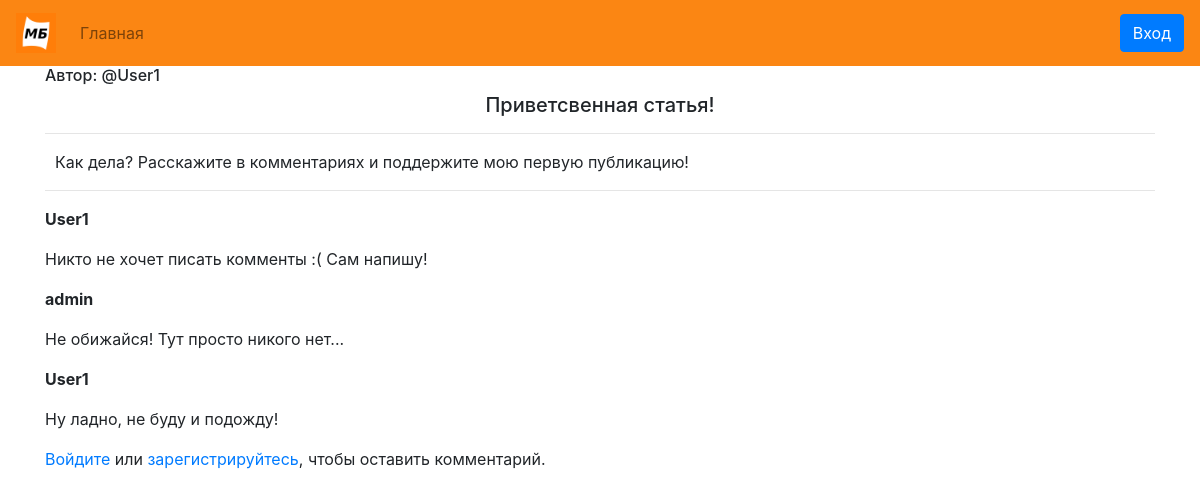
Screenshot of /28/ with the database file from the repository.
### forum/apps/topics/models.py (models this page shows, shortened)
class Topic(models.Model):
	topic_title = models.CharField('Title', max_length = 200, default = '')
	topic_text = models.TextField('Text', default = '')
	author_id = models.IntegerField('Id', default=0)
	class Meta:
		verbose_name = 'Topic'
		verbose_name_plural = 'Topics'

class Comment(models.Model):
	topic = models.ForeignKey(Topic, on_delete = models.CASCADE)
	author_name = models.CharField('Name', max_length=20,  default = '')
	comment_text = models.CharField('Text', max_length = 200, default = '')
	author_id = models.IntegerField('Id', default=0)
	class Meta:
		verbose_name = 'Comment'
		verbose_name_plural = 'Comments'

### forum/apps/topics/views.py (the view)
# urls.py: path('<int:topic_id>/', views.detail, name = 'detail'),
def detail(request, topic_id):
	try:
		topic = Topic.objects.get(id = topic_id)
		name = User.objects.get(id = topic.author_id)
	except:
		raise Http404("Статья не найдена!")
	latest_comments_list = topic.comment_set.order_by('id')
	return render(request, 'topics/detail.html', {'topic': topic, 'latest_comments_list': latest_comments_list, 'name': name})

### forum/templates/topics/detail.html (shortened to what this page needs)
{% extends 'base.html' %}
{% block content %}
<h6>Автор: @{{name.username}}
</h6>
<div class = "text-center">
	<h5>{{topic.topic_title}}</h5>
</div>
<hr>
<div class = "" style = "padding-left: 10px; padding-right: padding-top: 20px;">
	<p>{{topic.topic_text}}</p>
</div>
<hr>
{% if latest_comments_list %}
	{% for c in latest_comments_list %}
		<p>
			<strong>{{c.author_name}}</strong>
			<p>{{c.comment_text}}</p>
		</p>
	{% endfor %}
{% else %}
<p>Нет комментариев :(</p>
{% endif %}
{% if request.user.is_authenticated %}
<form action = "{% url 'topics:leave_comment' topic.id %}" method ="POST">
	{% csrf_token %}
	<textarea  style="height: 100px;" class="form-control" name="text" required="" placeholder="Текст комментария" cols="30" rows="10"></textarea><br>
	<button type = "submit">Отправить</button>
</form>
{% else %}
<a href="{% url 'accounts:login' %}">Войдите</a> или <a href="{% url 'accounts:register' %}">зарегистрируйтесь</a>, чтобы оставить комментарий.
{% endif %}
{% endblock %}

### rows the page displays
Topic: topic_title "Приветсвенная статья!", topic_text "Как дела? Расскажите в комментариях и поддержите мою первую публикацию!"
Comment: author_name "User1", comment_text "Никто не хочет писать комменты :( Сам напишу!"
Comment: author_name "admin", comment_text "Не обижайся! Тут просто никого нет..."
Comment: author_name "User1", comment_text "Ну ладно, не буду и подожду!"

### other values shown
{{ name.username }} "User1"
